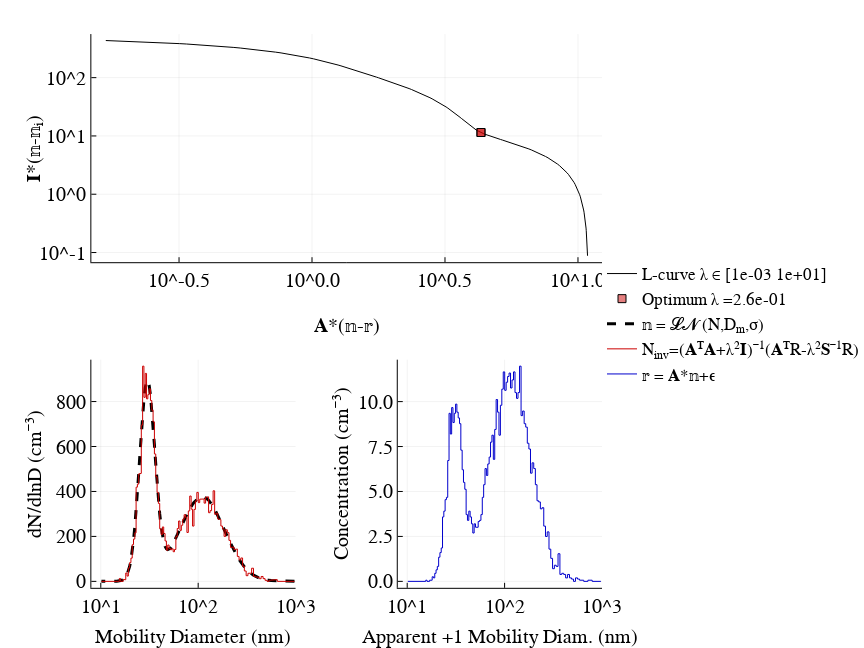

Write notebook code for a chart like this one.
### Markdown cell above
## Block 5. Visualization

### Code cell
figure("Nimbus Sans L", 2, 6, 4.5, 10)

p1 = plot(L1, L2, xaxis = :log10, yaxis = :log10, xlabel = "𝐀*(𝕟-𝕣)", ylabel = "𝐈*(𝕟-𝕟ᵢ)", color = :black, 
    label = "L-curve"*(@sprintf(" λ ∈ [%.0e %.0e]", λ₁,λ₂)), bottom_margin = 50px)

p1 = plot!([L1[ii], L1[ii]], [L2[ii], L2[ii]], marker = :square, color = RGBA(0.8,0,0,0.5), 
            label = "Optimum λ ="*(@sprintf("%.1e", λopt)),lw = 0, ms = 4)

p2 = plot(𝕟.Dp, 𝕟.S, xaxis = :log10, xticks = [10, 100, 1000],left_margin = 65px, ylabel = "dN/dlnD (cm⁻³)", 
    label = "𝕟 = 𝓛𝓝 (N,Dₘ,σ)", xlabel = "Mobility Diameter (nm)", xlim = (8,1000), ls = :dash, 
    lw = 3, color = :black)

p2 = plot!(𝕟ᵢₙᵥ.Dp, 𝕟ᵢₙᵥ.S, color = RGBA(0.8,0,0,1), lt = :steppre, 
    label = "N<sub>inv</sub>=(𝐀ᵀ𝐀+λ²𝐈)⁻¹(𝐀ᵀR-λ²𝐒⁻¹R)", xlim = (8,1000))

p3 = plot(𝕣.Dp, R, xaxis = :log10, xticks = [10, 100, 1000], lt = :steppre,
    label = "𝕣 = 𝐀*𝕟+ϵ", ylabel = "Concentration (cm⁻³)", xlim = (8,1000),
    color = RGBA(0,0,0.8,1), xlabel = "Apparent +1 Mobility Diam. (nm)", left_margin = 65px)

plot(p1,p2,p3, layout = (l = @layout [a; b c]), right_margin = 0px, legend=:right, 
    top_margin = 15px, fmt = :svg)

### Figure 1 — Plotly figure (JSON) as saved in the notebook; plotly's stock layout.template omitted (floating-point values rounded to 4 significant figures; data arrays with more than 128 entries replaced by an {"elided": "..."} marker saying what was removed)
{"data": [{"colorbar": {"title": ""}, "hoverinfo": "text", "legendgroup": "L-curve λ ∈ [1e-03 1e+01]", "line": {"color": "rgba(0, 0, 0, 1.000)", "dash": "solid", "shape": "linear", "width": 1}, "mode": "lines", "name": "L-curve λ ∈ [1e-03 1e+01]", "showlegend": true, "text": {"elided": "200 null values"}, "type": "scatter", "x": {"elided": "200 float values"}, "xaxis": "x1", "y": {"elided": "200 float values"}, "yaxis": "y1", "zmax": 0.1, "zmin": -0.1}, {"colorbar": {"title": ""}, "hoverinfo": "text", "legendgroup": "Optimum λ =2.6e-01", "line": {"color": "rgba(204, 0, 0, 0.500)", "dash": "solid", "shape": "linear", "width": 0}, "marker": {"color": "rgba(204, 0, 0, 0.500)", "line": {"color": "rgba(0, 0, 0, 1.000)", "width": 1}, "size": 8, "symbol": "square"}, "mode": "lines+markers", "name": "Optimum λ =2.6e-01", "showlegend": true, "text": [null, null], "type": "scatter", "x": [4.318, 4.318], "xaxis": "x1", "y": [11.45, 11.45], "yaxis": "y1", "zmax": 0.1, "zmin": -0.1}, {"colorbar": {"title": ""}, "hoverinfo": "text", "legendgroup": "𝕟 = 𝓛𝓝 (N,Dₘ,σ)", "line": {"color": "rgba(0, 0, 0, 1.000)", "dash": "dash", "shape": "linear", "width": 3}, "mode": "lines", "name": "𝕟 = 𝓛𝓝 (N,Dₘ,σ)", "showlegend": true, "text": [null, null, null, null, null, null, null, null, null, null, null, null, null, null, null, null, null, null, null, null, null, null, null, null, null, null, null, null, null, null, null, null, null, null, null, null, null, null, null, null, null, null, null, null, null, null, null, null, null, null, null, null, null, null, null, null, null, null, null, null, null, null, null, null, null, null, null, null, null, null, null, null, null, null, null, null, null, null, null, null, null, null, null, null, null, null, null, null, null, null, null, null, null, null, null, null, null, null, null, null, null, null, null, null, null, null, null, null, null, null, null, null, null, null, null, null, null, null, null, null, null, null, null, null, null, null, null, null], "type": "scatter", "x": [974.2, 924.9, 878.3, 834.3, 792.9, 753.7, 716.7, 681.8, 648.8, 617.7, 588.3, 560.5, 534.3, 509.5, 486.0, 463.8, 442.9, 423.1, 404.3, 386.5, 369.7, 353.8, 338.6, 324.3, 310.7, 297.8, 285.6, 274.0, 262.9, 252.4, 242.4, 232.9, 223.8, 215.2, 206.9, 199.1, 191.6, 184.4, 177.6, 171.0, 164.8, 158.8, 153.1, 147.6, 142.3, 137.3, 132.5, 127.9, 123.4, 119.2, 115.1, 111.1, 107.3, 103.7, 100.2, 96.86, 93.63, 90.52, 87.52, 84.64, 81.86, 79.18, 76.6, 74.11, 71.71, 69.4, 67.17, 65.01, 62.94, 60.93, 58.99, 57.12, 55.31, 53.57, 51.88, 50.25, 48.68, 47.16, 45.69, 44.26, 42.89, 41.56, 40.27, 39.03, 37.82, 36.66, 35.53, 34.44, 33.38, 32.36, 31.37, 30.41, 29.49, 28.59, 27.72, 26.88, 26.06, 25.27, 24.51, 23.76, 23.05, 22.35, 21.68, 21.02, 20.39, 19.78, 19.18, 18.61, 18.05, 17.51, 16.98, 16.47, 15.98, 15.5, 15.04, 14.59, 14.15, 13.73, 13.32, 12.93, 12.54, 12.17, 11.8, 11.45, 11.11, 10.78, 10.46, 10.15], "xaxis": "x2", "y": [0.08055, 0.1199, 0.1764, 0.2564, 0.3685, 0.5233, 0.7348, 1.02, 1.4, 1.901, 2.552, 3.39, 4.455, 5.794, 7.458, 9.505, 11.99, 14.99, 18.55, 22.76, 27.66, 33.32, 39.8, 47.15, 55.39, 64.55, 74.65, 85.68, 97.63, 110.4, 124.1, 138.4, 153.5, 169.0, 185.0, 201.2, 217.6, 234.0, 250.2, 266.0, 281.3, 295.9, 309.7, 322.4, 334.1, 344.5, 353.5, 361.1, 367.2, 371.7, 374.6, 375.8, 375.5, 373.6, 370.2, 365.3, 359.0, 351.4, 342.6, 332.7, 321.9, 310.3, 297.9, 285.0, 271.6, 257.9, 244.1, 230.2, 216.3, 202.7, 189.6, 177.1, 165.6, 155.5, 147.5, 142.4, 141.3, 145.5, 156.6, 176.2, 205.9, 247.0, 300.1, 364.9, 440.0, 522.3, 607.9, 691.5, 767.2, 829.2, 872.3, 892.8, 888.7, 860.2, 809.6, 740.8, 659.2, 570.3, 479.9, 392.6, 312.5, 241.9, 182.2, 133.6, 95.35, 66.27, 44.89, 29.66, 19.13, 12.07, 7.475, 4.556, 2.749, 1.655, 1.004, 0.6204, 0.3953, 0.2619, 0.1809, 0.1298, 0.09614, 0.0728, 0.05591, 0.04327, 0.03362, 0.02613, 0.0203, 0.01573], "yaxis": "y2", "zmax": 0.1, "zmin": -0.1}, {"colorbar": {"title": ""}, "hoverinfo": "text", "legendgroup": "N<sub>inv</sub>=(𝐀ᵀ𝐀+λ²𝐈)⁻¹(𝐀ᵀR-λ²𝐒⁻¹R)", "line": {"color": "rgba(204, 0, 0, 1.000)", "dash": "solid", "shape": "linear", "width": 1}, "mode": "lines", "name": "N<sub>inv</sub>=(𝐀ᵀ𝐀+λ²𝐈)⁻¹(𝐀ᵀR-λ²𝐒⁻¹R)", "showlegend": true, "text": {"elided": "255 null values"}, "type": "scatter", "x": {"elided": "255 float values"}, "xaxis": "x2", "y": {"elided": "255 float values"}, "yaxis": "y2", "zmax": 0.1, "zmin": -0.1}, {"colorbar": {"title": ""}, "hoverinfo": "text", "legendgroup": "𝕣 = 𝐀*𝕟+ϵ", "line": {"color": "rgba(0, 0, 204, 1.000)", "dash": "solid", "shape": "linear", "width": 1}, "mode": "lines", "name": "𝕣 = 𝐀*𝕟+ϵ", "showlegend": true, "text": {"elided": "255 null values"}, "type": "scatter", "x": {"elided": "255 float values"}, "xaxis": "x3", "y": {"elided": "255 float values"}, "yaxis": "y3", "zmax": 0.1, "zmin": -0.1}], "layout": {"annotations": [], "height": 648, "legend": {"bgcolor": "rgba(255, 255, 255, 1.000)", "bordercolor": "rgba(0, 0, 0, 1.000)", "font": {"color": "rgba(0, 0, 0, 1.000)", "family": "Nimbus Sans L", "size": 17}, "tracegroupgap": 0, "x": 1, "y": 0.5}, "margin": {"b": 20, "l": 0, "r": 0, "t": 20}, "paper_bgcolor": "rgba(255, 255, 255, 1.000)", "plot_bgcolor": "rgba(255, 255, 255, 1.000)", "showlegend": true, "width": 864, "xaxis1": {"anchor": "y1", "domain": [0.1517, 1], "gridcolor": "rgba(0, 0, 0, 0.100)", "gridwidth": 0.5, "linecolor": "rgba(0, 0, 0, 1.000)", "mirror": false, "range": [-0.8297, 1.09], "showgrid": true, "showline": true, "showticklabels": true, "tickangle": 0, "tickcolor": "rgb(0, 0, 0)", "tickfont": {"color": "rgba(0, 0, 0, 1.000)", "family": "Nimbus Sans L", "size": 20}, "tickmode": "array", "ticks": "inside", "ticktext": ["10^-0.5", "10^0.0", "10^0.5", "10^1.0"], "tickvals": [0.3162, 1, 3.162, 10], "title": "𝐀*(𝕟-𝕣)", "titlefont": {"color": "rgba(0, 0, 0, 1.000)", "family": "Nimbus Sans L", "size": 20}, "type": "log", "visible": true, "zeroline": false, "zerolinecolor": "rgba(0, 0, 0, 1.000)"}, "xaxis2": {"anchor": "y2", "domain": [0.1517, 0.491], "gridcolor": "rgba(0, 0, 0, 0.100)", "gridwidth": 0.5, "linecolor": "rgba(0, 0, 0, 1.000)", "mirror": false, "range": [0.9031, 3], "showgrid": true, "showline": true, "showticklabels": true, "tickangle": 0, "tickcolor": "rgb(0, 0, 0)", "tickfont": {"color": "rgba(0, 0, 0, 1.000)", "family": "Nimbus Sans L", "size": 20}, "tickmode": "array", "ticks": "inside", "ticktext": ["10^1", "10^2", "10^3"], "tickvals": [10, 100, 1000], "title": "Mobility Diameter (nm)", "titlefont": {"color": "rgba(0, 0, 0, 1.000)", "family": "Nimbus Sans L", "size": 20}, "type": "log", "visible": true, "zeroline": false, "zerolinecolor": "rgba(0, 0, 0, 1.000)"}, "xaxis3": {"anchor": "y3", "domain": [0.6608, 1], "gridcolor": "rgba(0, 0, 0, 0.100)", "gridwidth": 0.5, "linecolor": "rgba(0, 0, 0, 1.000)", "mirror": false, "range": [0.9031, 3], "showgrid": true, "showline": true, "showticklabels": true, "tickangle": 0, "tickcolor": "rgb(0, 0, 0)", "tickfont": {"color": "rgba(0, 0, 0, 1.000)", "family": "Nimbus Sans L", "size": 20}, "tickmode": "array", "ticks": "inside", "ticktext": ["10^1", "10^2", "10^3"], "tickvals": [10, 100, 1000], "title": "Apparent +1 Mobility Diam. (nm)", "titlefont": {"color": "rgba(0, 0, 0, 1.000)", "family": "Nimbus Sans L", "size": 20}, "type": "log", "visible": true, "zeroline": false, "zerolinecolor": "rgba(0, 0, 0, 1.000)"}, "yaxis1": {"anchor": "x1", "domain": [0.6016, 0.9769], "gridcolor": "rgba(0, 0, 0, 0.100)", "gridwidth": 0.5, "linecolor": "rgba(0, 0, 0, 1.000)", "mirror": false, "range": [-1.166, 2.747], "showgrid": true, "showline": true, "showticklabels": true, "tickangle": 0, "tickcolor": "rgb(0, 0, 0)", "tickfont": {"color": "rgba(0, 0, 0, 1.000)", "family": "Nimbus Sans L", "size": 20}, "tickmode": "array", "ticks": "inside", "ticktext": ["10^-1", "10^0", "10^1", "10^2"], "tickvals": [0.1, 1, 10, 100], "title": "𝐈*(𝕟-𝕟ᵢ)", "titlefont": {"color": "rgba(0, 0, 0, 1.000)", "family": "Nimbus Sans L", "size": 20}, "type": "log", "visible": true, "zeroline": false, "zerolinecolor": "rgba(0, 0, 0, 1.000)"}, "yaxis2": {"anchor": "x2", "domain": [0.06609, 0.4413], "gridcolor": "rgba(0, 0, 0, 0.100)", "gridwidth": 0.5, "linecolor": "rgba(0, 0, 0, 1.000)", "mirror": false, "range": [-28.73, 986.3], "showgrid": true, "showline": true, "showticklabels": true, "tickangle": 0, "tickcolor": "rgb(0, 0, 0)", "tickfont": {"color": "rgba(0, 0, 0, 1.000)", "family": "Nimbus Sans L", "size": 20}, "tickmode": "array", "ticks": "inside", "ticktext": ["0", "200", "400", "600", "800"], "tickvals": [0, 200, 400, 600, 800], "title": "dN/dlnD (cm⁻³)", "titlefont": {"color": "rgba(0, 0, 0, 1.000)", "family": "Nimbus Sans L", "size": 20}, "type": "-", "visible": true, "zeroline": false, "zerolinecolor": "rgba(0, 0, 0, 1.000)"}, "yaxis3": {"anchor": "x3", "domain": [0.06609, 0.4413], "gridcolor": "rgba(0, 0, 0, 0.100)", "gridwidth": 0.5, "linecolor": "rgba(0, 0, 0, 1.000)", "mirror": false, "range": [-0.3592, 12.33], "showgrid": true, "showline": true, "showticklabels": true, "tickangle": 0, "tickcolor": "rgb(0, 0, 0)", "tickfont": {"color": "rgba(0, 0, 0, 1.000)", "family": "Nimbus Sans L", "size": 20}, "tickmode": "array", "ticks": "inside", "ticktext": ["0.0", "2.5", "5.0", "7.5", "10.0"], "tickvals": [0, 2.5, 5, 7.5, 10], "title": "Concentration (cm⁻³)", "titlefont": {"color": "rgba(0, 0, 0, 1.000)", "family": "Nimbus Sans L", "size": 20}, "type": "-", "visible": true, "zeroline": false, "zerolinecolor": "rgba(0, 0, 0, 1.000)"}}}
